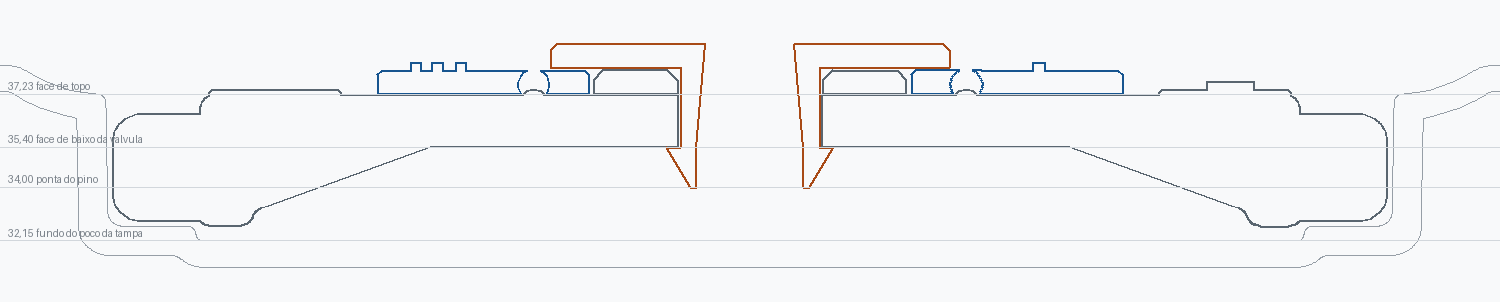

Write Python code to recreate this figure.
"""Corte no plano do eixo (z=0): desenha os segmentos de cada malha. Sem scipy."""
import sys; sys.path.insert(0,'.')
import numpy as np, trimesh
from PIL import Image, ImageDraw
from lib3d import CX, CZ
D='/home/user/produtos/chrono/stl_v2/'
U='/root/.claude/uploads/25a64868-b28d-5a69-b1c3-502a4891561f/'
def segs(m):
    T=m.triangles-np.array([CX,0,CZ]); out=[]
    for t in T:
        z=t[:,2]; s=np.sign(z)
        if abs(s.sum())==3: continue
        p=[]
        for i in range(3):
            a,b=t[i],t[(i+1)%3]
            if (a[2]>0)!=(b[2]>0):
                f=a[2]/(a[2]-b[2]); p.append((a[0]+f*(b[0]-a[0]), a[1]+f*(b[1]-a[1])))
        if len(p)>=2: out.append((p[0],p[1]))
    return out
PECAS=[('tampa',U+'1c50a47b-Mont_pote_com_valvula__Tampa_Pote_025_Pequeno_Cav1.STL',(150,158,166),1),
       ('M01',D+'Chrono_M01_Valvula_Dias.stl',(90,102,112),2),
       ('M02',D+'Chrono_M02_Aro_Meses.stl',(23,85,143),2),
       ('M03',D+'Chrono_M03_Travinha_Seta.stl',(168,74,22),2)]
X0,X1,Y0,Y1 = -26.0,26.0,30.0,40.5
W=1500; K=W/(X1-X0); H=int((Y1-Y0)*K)
img=Image.new('RGB',(W,H),(248,249,250)); d=ImageDraw.Draw(img)
def px(p): return ((p[0]-X0)*K, (Y1-p[1])*K)
for nome,f,cor,lw in PECAS:
    m=trimesh.load(f)
    for a,b in segs(m): d.line([px(a),px(b)], fill=cor, width=lw)
for y,txt in ((37.23,'37,23 face de topo'),(35.40,'35,40 face de baixo da valvula'),
              (34.00,'34,00 ponta do pino'),(32.15,'32,15 fundo do poco da tampa')):
    yy=(Y1-y)*K; d.line([(0,yy),(W,yy)], fill=(210,215,220), width=1)
    d.text((8,yy-14), txt, fill=(120,128,136))
img.save('corte.png'); print('corte.png', img.size)
